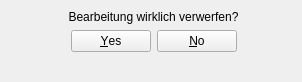
<?xml version="1.0" encoding="UTF-8"?>
<ui version="4.0">
 <class>Widget</class>
 <widget class="QWidget" name="Widget">
  <property name="geometry">
   <rect>
    <x>0</x>
    <y>0</y>
    <width>302</width>
    <height>82</height>
   </rect>
  </property>
  <property name="windowTitle">
   <string>Widget</string>
  </property>
  <widget class="QWidget" name="formLayoutWidget_2">
   <property name="geometry">
    <rect>
     <x>10</x>
     <y>10</y>
     <width>281</width>
     <height>61</height>
    </rect>
   </property>
   <layout class="QFormLayout" name="FRM_verwerfen">
    <item row="0" column="1">
     <widget class="QLabel" name="label_17">
      <property name="text">
       <string>Bearbeitung wirklich verwerfen?</string>
      </property>
      <property name="alignment">
       <set>Qt::AlignCenter</set>
      </property>
     </widget>
    </item>
    <item row="1" column="1">
     <widget class="QDialogButtonBox" name="BTN_YN">
      <property name="orientation">
       <enum>Qt::Horizontal</enum>
      </property>
      <property name="standardButtons">
       <set>QDialogButtonBox::No|QDialogButtonBox::Yes</set>
      </property>
      <property name="centerButtons">
       <bool>true</bool>
      </property>
     </widget>
    </item>
   </layout>
  </widget>
 </widget>
 <resources/>
 <connections/>
</ui>
